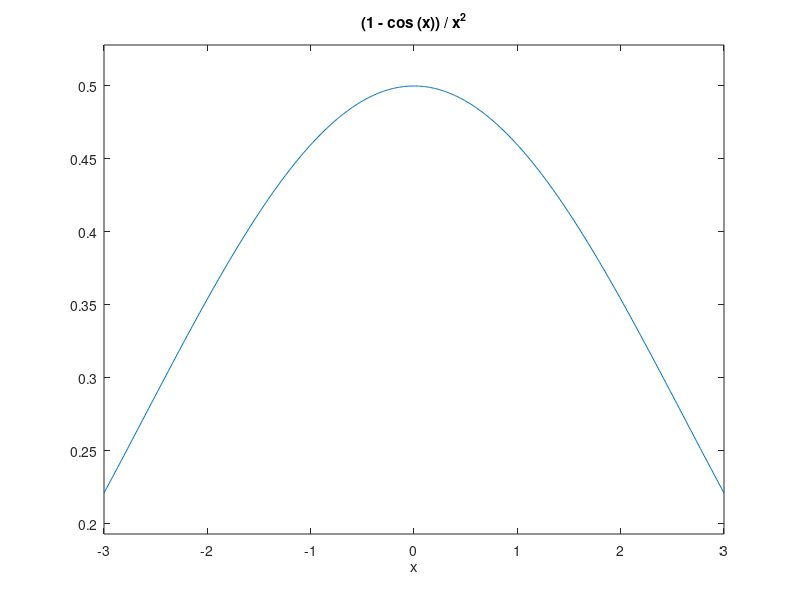

MATLAB code for this plot: (Note: this script raises an error after producing the figure.)
fprintf('Ejercicio 1\n')
% Ejercicio 1

% Funcion F(x)
f=@(x) (1-cos(x))./x.^2
% 1.a)
ezplot(f,[-3,3]);

% 1.b)
fprintf('\n1.b)\n')
f(1.2.*10.^-8)

% El resultado no es confiable, pues se aprecia en la grafica que la funcion mientras se acerca en x a 0, la funcion se acerca a 0.5 en y
% el resultado da 0.77

% Esto se debe a que la funcion realiza operaciones que tienden a provocar errores en los resultados, como la resta de 1-cos(x),
% ya que cuando que x tiende a cero el coseno se acerca a 1. Y por restas de numeros muy cercanos causa errores. Ademas al tener
% de denominador un numero tan pequeño elevado al cuadrado causa errores de redondeo.

% 1.c)
fprintf('\n1.c)\n')
g=@(x) (1./2).*((sin(x./2))./(x./2)).^2
g(1.2.*10.^-8)

% En este caso el resultado es mas confiable, y esto de sebe a que se evitan los errores ya que no se divide por numeros tan
% pequeños y no se restan numeros muy parecidos


fprintf('Ejercicio 2\n')
% Ejercicio 2


% 2.a) -->cosenoTaylor2.m

% 2.b)
intervalo = 8*pi:0.01:14*pi;
funcion1 = cosenoTaylor1(intervalo,51);
funcion2 = cosenoTaylor2(intervalo,51);
figure;
plot(intervalo,funcion1,'-b');
hold on;
plot(intervalo,funcion2,'-r');
title('Ejercicio 2.b)')
xlim([8*pi 14*pi])
ylim([-1 1])
xlabel('Eje X')
ylabel('Eje y')
legend('coseno por Polinomio de Taylor', 'coseno por Polinomio recursivo')

% 2.c)

fprintf('\n2.c)\n')

fprintf('\nAproximaciones \n')
cos2pi1 = cosenoTaylor1(2*pi,51)
cos2pi2 = cosenoTaylor2(2*pi,51)
cos8pi1 = cosenoTaylor1(8*pi,51)
cos8pi2 = cosenoTaylor2(8*pi,51)
cos16pi1 = cosenoTaylor1(16*pi,51)
cos161pi2 = cosenoTaylor2(16*pi,51)

fprintf('\nErrores Relativos \n')
errorRelativocos2pi1 = abs((cos(2*pi) - cosenoTaylor1(2*pi,51))/cos(2*pi))
errorRelativocos2pi2 = abs((cos(2*pi) - cosenoTaylor2(2*pi,51))/cos(2*pi))
errorRelativocos8pi1 = abs((cos(8*pi) - cosenoTaylor1(8*pi,51))/cos(8*pi))
errorRelativocos8pi2 = abs((cos(8*pi) - cosenoTaylor2(8*pi,51))/cos(8*pi))
errorRelativocos16pi1 = abs((cos(16*pi) - cosenoTaylor1(16*pi,51))/cos(16*pi))
errorRelativocos16pi2 = abs((cos(16*pi) - cosenoTaylor2(16*pi,51))/cos(16*pi))

% 2.d)

% En ambos casos para 2pi y 8pi se obtienen resultados acertados pero se aprecia que la funcion recursiva tiene menor error relativo
% por lo tanto el recursivo es mas preciso. Ambas funciones para 16pi dan resultados con poco sentido y un error relativo alto,
% ademas en la grafica se aprecia que a partir de un punto la grafica se va a menos infinito. Esto se debe al n que se pasa como parametro,
% como el ultimo elemento del polinomio tiene un exponente muy alto en comparacion con los demas, los demas elementos dejan de ser significantes
% y la computadora solo toma el valor mas grande, el cual es negativo por ser exponente impar. Si se usara como n=50 la grafica se iria hasta infinito positivo
% por la misma razon.


% 2.e)

fprintf('\n2.e)\n')

fprintf('\nAproximaciones \n')

cos2pi1 = cosenoTaylor1(2*pi - (floor((2*pi)/(2*pi))*2*pi),51)
cos2pi2 = cosenoTaylor2(2*pi - (floor((2*pi)/(2*pi))*2*pi),51)
cos8pi1 = cosenoTaylor1(8*pi - (floor((8*pi)/(2*pi))*2*pi),51)
cos8pi2 = cosenoTaylor2(8*pi - (floor((8*pi)/(2*pi))*2*pi),51)
cos16pi1 = cosenoTaylor1(16*pi - (floor((16*pi)/(2*pi))*2*pi),51)
cos161pi2 = cosenoTaylor2(16*pi - (floor((16*pi)/(2*pi))*2*pi),51)

fprintf('\nErrores Relativos \n')
errorRelativocos2pi1 = abs((cos(2*pi - (floor((2*pi)/(2*pi))*2*pi)) - cosenoTaylor1(2*pi - (floor((2*pi)/(2*pi))*2*pi),51))/cos(2*pi - (floor((2*pi)/(2*pi))*2*pi)))
errorRelativocos2pi2 = abs((cos(2*pi - (floor((2*pi)/(2*pi))*2*pi)) - cosenoTaylor2(2*pi - (floor((2*pi)/(2*pi))*2*pi),51))/cos(2*pi - (floor((2*pi)/(2*pi))*2*pi)))
errorRelativocos2pi1 = abs((cos(8*pi - (floor((8*pi)/(2*pi))*2*pi)) - cosenoTaylor1(8*pi - (floor((8*pi)/(2*pi))*2*pi),51))/cos(8*pi - (floor((8*pi)/(2*pi))*2*pi)))
errorRelativocos2pi2 = abs((cos(8*pi - (floor((8*pi)/(2*pi))*2*pi)) - cosenoTaylor2(8*pi - (floor((8*pi)/(2*pi))*2*pi),51))/cos(8*pi - (floor((8*pi)/(2*pi))*2*pi)))
errorRelativocos2pi1 = abs((cos(16*pi - (floor((16*pi)/(2*pi))*2*pi)) - cosenoTaylor1(16*pi - (floor((16*pi)/(2*pi))*2*pi),51))/cos(16*pi - (floor((16*pi)/(2*pi))*2*pi)))
errorRelativocos2pi2 = abs((cos(16*pi - (floor((16*pi)/(2*pi))*2*pi)) - cosenoTaylor2(16*pi - (floor((16*pi)/(2*pi))*2*pi),51))/cos(16*pi - (floor((16*pi)/(2*pi))*2*pi)))

% Los resultados mejoraron ya que en todos los casos la parte entera de x/2pi multiplicada por 2pi da como resultado el mismo x, asi x-x da como resultado 0.
% Entonces en todos los casos se esta calculando el cos(0), que mediante amabas funciones es exactamente 1, y por ello todos los resultados son iguales. Ademas,
% el error relativo es 0 ya que las funciones evaluadas en 0 dan como resultado lo mismo que cos(0), asi la diferencia de ellos da 0
% dando como resultado un error relativo igual a 0

fprintf('\nEjercicio 3\n')

% Ejercicio 3
sum =(1/3).*(10000000000 + 10000000001 + 10000000002);
VarianzaFormula1 = (1/2).*((10000000000 - sum)^2+(10000000001 - sum)^2 + (10000000002 - sum)^2)

sum1= ((10000000000)^2+(10000000001)^2+(10000000002)^2);
sum2= (10000000000+10000000001+10000000002)^2;
VarianzaFormula2= (1/2)*(sum1 - (1/3)*sum2)


% Los resultados no son iguales, esto se debe a que el segundo metodo eleva al cuadrado numeros muy grandes y luego calcula la
% diferencia de un numero muchisimo mayor con otro, lo cual trae errores de aritmetica en el computador.

% La varianza de estos numeros es 1
